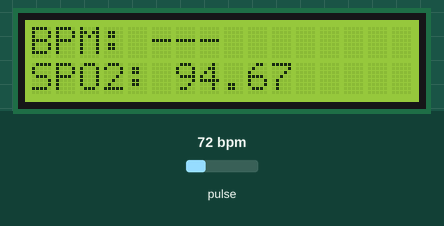
This sketch was run on a simulated Arduino Uno, built with avr-gcc and run on an emulated ATmega328P. Shown: 16×2 character LCD. The inputs (shaded band) are chosen by the test bench; at power-on: pulse 72 bpm. What the sketch prints to the serial monitor is not drawn.

Above: at 1.2 s.
1.3 s: pulse set to 42 bpm
At 2.8 s:
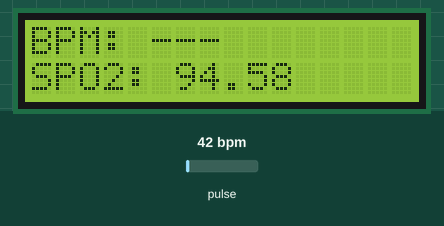
4.3 s: pulse set to 70 bpm
At 5.8 s:
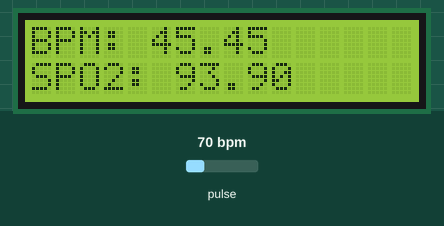
7.3 s: pulse set to 100 bpm
At 8.5 s:
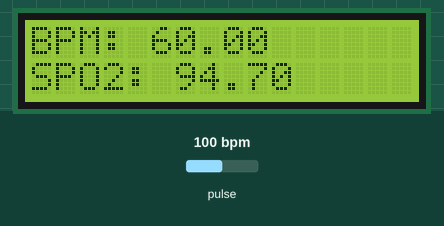
Timing chart, 0 to 10.3 s (numbered marks = the images above; inputs shaded):
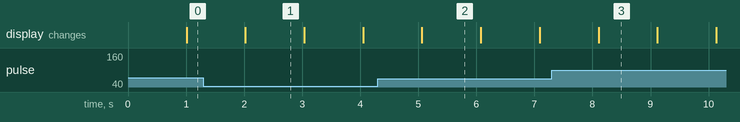

The sketch:

Pulse_Oximeter_Arduino_Code.ino
```cpp
//include libraries
#include <Wire.h>
#include "MAX30105.h"
#include "heartRate.h"
#include "spo2_algorithm.h"
#include <LiquidCrystal.h>

//initialize lcd
LiquidCrystal lcd(2, 3, 8, 9, 10, 11);

//initialize sensor
MAX30105 sensor;
bool sensor_found = false;

//initialize variables for bpm system
bool first_beat = true;

unsigned long current_time;
unsigned long previous_time;
unsigned long elapsed_time;
unsigned long avg_time;

bool first_interval = true;

//initialize variables for spo2
const int spo2_max_size = 50;

long IR_array[spo2_max_size];
long Red_array[spo2_max_size];

int spo2_index = 0;
bool spo2_array_full = false;

// initialize timer variables
unsigned long past_time = 0;
float latest_BPM = -1;
float latest_SPO2 = -1;

//create and define any custom functions
float calculateBPM(long ir_values){

  if (checkForBeat(ir_values)){
    Serial.println("Beat Detected");

    //calculate elapsed time
    if (first_beat){
      current_time = millis();
      first_beat = false;
      return -1;
    }

    previous_time = current_time;
    current_time = millis();
    elapsed_time = current_time - previous_time;

    //ignore outliers
    if (elapsed_time < 300 || elapsed_time > 1500) {
      return -1;
    }

    //calculate average time of intervals
    if (first_interval){
      avg_time = elapsed_time;
      first_interval = false;
    }
    else{
      avg_time = 0.8*avg_time + 0.2*elapsed_time;
    }

    //calculate and return bpm
    float bpm = 60000.0 / avg_time;
    return bpm;

  }

  return -1;

}

float calculateSPO2(long ir_value, long red_value){

  //add readings  to arrays
  IR_array[spo2_index] = ir_value;
  Red_array[spo2_index] = red_value;
  spo2_index++;

  if (spo2_index >= spo2_max_size){
    spo2_index = 0;
    spo2_array_full = true;
  }

  //when the array is full start calculations
  if (spo2_array_full){

    float ir_sum = 0;
    float red_sum = 0;
    float ir_min = IR_array[0];
    float red_min = Red_array[0];
    float ir_max = IR_array[0];
    float red_max = Red_array[0];

    //iterate through each data point in the array
    for(int i=0; i < spo2_max_size; i++){
      //find the sums of the arrays
      ir_sum = IR_array[i] + ir_sum;
      red_sum = Red_array[i] + red_sum;

      //find min/max of arrays
      if(IR_array[i] < ir_min){
        ir_min = IR_array[i];
      }

      if(IR_array[i] > ir_max){
        ir_max = IR_array[i];
      }

      if(Red_array[i] < red_min){
        red_min = Red_array[i];
      }

      if(Red_array[i] > red_max){
        red_max = Red_array[i];
      }
    }
    //calculate ac and dc values
    float ir_dc = ir_sum / spo2_max_size;
    float red_dc = red_sum / spo2_max_size;
    float ir_ac = ir_max - ir_min;
    float red_ac = red_max - red_min;

    // calculate spo2
    if (ir_dc <= 0 || red_dc <= 0 || ir_ac <= 0 || red_ac <= 0){ //protect against dividing by 0
      return -1;
    }
    float R = (red_ac / red_dc) / (ir_ac / ir_dc);
    float spo2 = 104 - 17*R; //found this estimation online

    return spo2;
  }

  return -1;

}

float updateLatestBPM(float BPM){

  if(BPM >=1){
    latest_BPM = BPM;
  }

  return latest_BPM;

}

float updateLatestSPO2(float SPO2){

  if(SPO2 >= 1){
    latest_SPO2 = SPO2;
  }

  return latest_SPO2;
}

void printTimer(float latest_BPM, float latest_SPO2){
  unsigned long time = millis();

  //print if one second has passed
  if(time - past_time >= 1000){
    past_time = time;
    lcd.clear();

    if(latest_BPM >= 0){
      lcd.setCursor(0,0);
      lcd.print("BPM: ");
      lcd.print(latest_BPM);
      lcd.print("  ");
    }
    else{
      lcd.setCursor(0,0);
      lcd.print("BPM: ");
      lcd.print("---");
      lcd.print("  ");
    }

    if(latest_SPO2 >= 0){
      lcd.setCursor(0,1);
      lcd.print("SPO2: ");
      lcd.print(latest_SPO2);
      lcd.print("  ");
    }
    else{
      lcd.setCursor(0,1);
      lcd.print("SPO2: ");
      lcd.print("---");
      lcd.print("  ");
    }

  }

}

void setup() {
  lcd.begin(16,2);
  Serial.begin(9600); //begin serial clock

  if (sensor.begin(Wire)){ //establish connection with the sensor
    sensor_found = true;
  }

  if (sensor_found){ //set up the sensor
    sensor.setup();
  }
}

void loop() {
  if (!sensor_found){ //exit function if sensor connection is not successful
    return;
  }

  sensor.check();

  long ir_values = sensor.getIR(); //retrieve IR values
  long red_values = sensor.getRed(); //retrieve Red values

  float BPM = calculateBPM(ir_values); //call function to calculate BPM
  float SPO2 = calculateSPO2(ir_values, red_values); //call function to calculate spo2

  //update latest values
  latest_BPM = updateLatestBPM(BPM);
  latest_SPO2 = updateLatestSPO2(SPO2);

  //print spo2 and bpm values only if valid
  printTimer(latest_BPM, latest_SPO2);

}
```

Measured:
- what the display in image 1 shows lasts 1.0 s, from 2.0 s to 3.0 s
